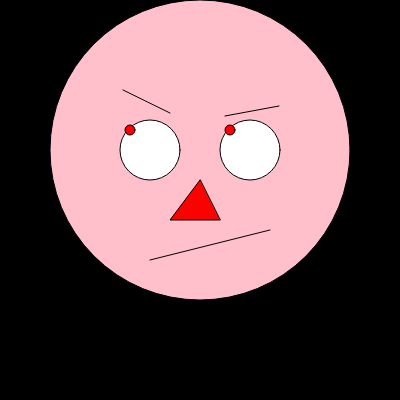
Frame 1 (no input)
Frame 60 (no input): identical to frame 1, image omitted
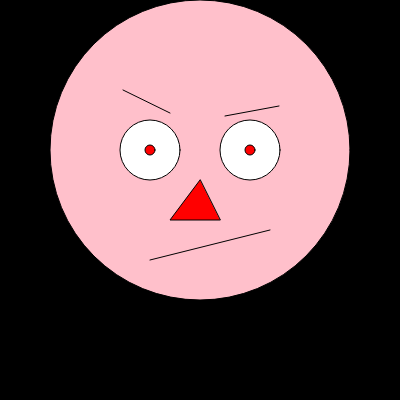
Frame 120 (the mouse pressed at the canvas centre since frame 60)

The p5.js sketch that drew these frames (run headless with seeded random() and noise() and a simulated clock; from frame 60 on, the mouse is pressed at the canvas centre):

// p5.js sketch
// ── sketch.js
function setup() {
    createCanvas(400, 400);
  }
  let olhoX;
  let olhoY;
  
  function draw() {
    background("black");
    fill("pink");
    circle(200, 150, 300); // rosto
    fill("white");
    circle(150, 150, 60); // olho esquerdo
    circle(250, 150, 60); // olho direito
    line(150, 260, 270, 230); // boca
    fill("red");
    triangle(200, 180, 170, 220, 220, 220); // nariz
    line(123, 90, 170, 113); // sobrancelha esquerda
    line(225, 116, 279, 106); // sobrancelha direita
    // circle(150,150,10); // pupila esquerda
    //circle(250,150,10); // pupila direita
  
    olhoX = map(mouseX, 0, 400, 130, 170);
    olhoY = map(mouseY, 0, 400, 130, 170);
  
    circle(olhoX, olhoY, 10); // nova pupila esquerda
    circle(olhoX + 100, olhoY, 10); //nova pupila direita
    if (mouseIsPressed) {
      console.log(mouseX, mouseY);
    }
  }
